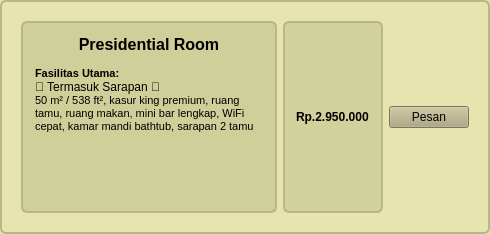
              <widget class="QFrame" name="roomFrame2_4">
               <property name="styleSheet">
                <string notr="true">
                QFrame { background-color: rgb(231,228,176); border: 2px solid rgb(184,182,139); border-radius: 6px; padding: 8px; }
                QLabel#roomTitle2 { font-weight: bold; font-size: 12pt; }
                QLabel#roomDesc2 { font-size: 9pt; }
              </string>
               </property>
               <layout class="QHBoxLayout" name="horizontalLayout_13">
                <item>
                 <layout class="QVBoxLayout" name="roomTextCol2_4"/>
                </item>
                <item>
                 <widget class="QTextEdit" name="textEdit_6">
                  <property name="styleSheet">
                   <string notr="true">background-color: rgb(207, 207, 154);</string>
                  </property>
                  <property name="html">
                   <string>&lt;!DOCTYPE HTML PUBLIC &quot;-//W3C//DTD HTML 4.0//EN&quot; &quot;http://www.w3.org/TR/REC-html40/strict.dtd&quot;&gt;
&lt;html&gt;&lt;head&gt;&lt;meta name=&quot;qrichtext&quot; content=&quot;1&quot; /&gt;&lt;style type=&quot;text/css&quot;&gt;
p, li { white-space: pre-wrap; }
&lt;/style&gt;&lt;/head&gt;&lt;body style=&quot; font-family:'MS Shell Dlg 2'; font-size:8pt; font-weight:400; font-style:normal;&quot;&gt;
&lt;p align=&quot;center&quot; style=&quot; margin-top:0px; margin-bottom:0px; margin-left:0px; margin-right:0px; -qt-block-indent:0; text-indent:0px;&quot;&gt;&lt;span style=&quot; font-size:12pt; font-weight:600;&quot;&gt;Presidential&lt;/span&gt;&lt;span style=&quot; font-size:12pt;&quot;&gt; &lt;/span&gt;&lt;span style=&quot; font-size:12pt; font-weight:600;&quot;&gt;Room&lt;/span&gt;&lt;/p&gt;
&lt;p style=&quot;-qt-paragraph-type:empty; margin-top:0px; margin-bottom:0px; margin-left:0px; margin-right:0px; -qt-block-indent:0; text-indent:0px;&quot;&gt;&lt;br /&gt;&lt;/p&gt;
&lt;p style=&quot; margin-top:0px; margin-bottom:0px; margin-left:0px; margin-right:0px; -qt-block-indent:0; text-indent:0px;&quot;&gt;&lt;span style=&quot; font-weight:600;&quot;&gt;Fasilitas Utama: &lt;/span&gt;&lt;/p&gt;
&lt;p style=&quot; margin-top:0px; margin-bottom:0px; margin-left:0px; margin-right:0px; -qt-block-indent:0; text-indent:0px;&quot;&gt;&lt;span style=&quot; font-family:'Segoe UI'; font-size:9pt;&quot;&gt;🍱 Termasuk Sarapan 🍱&lt;/span&gt;&lt;/p&gt;
&lt;p style=&quot; margin-top:0px; margin-bottom:0px; margin-left:0px; margin-right:0px; -qt-block-indent:0; text-indent:0px;&quot;&gt;50 m² / 538 ft², kasur king premium, ruang tamu, ruang makan, mini bar lengkap, WiFi cepat, kamar mandi bathtub, sarapan 2 tamu&lt;/p&gt;&lt;/body&gt;&lt;/html&gt;</string>
                  </property>
                 </widget>
                </item>
                <item>
                 <widget class="QLabel" name="label_29">
                  <property name="font">
                   <font>
                    <weight>75</weight>
                    <bold>true</bold>
                   </font>
                  </property>
                  <property name="styleSheet">
                   <string notr="true">background-color: rgb(209, 209, 156);</string>
                  </property>
                  <property name="text">
                   <string>Rp.2.950.000</string>
                  </property>
                 </widget>
                </item>
                <item>
                 <widget class="QPushButton" name="btnPrice2_4">
                  <property name="styleSheet">
                   <string notr="true"> color: rgb(0, 0, 0); background-color: rgb(174,167,126)
 </string>
                  </property>
                  <property name="text">
                   <string>Pesan</string>
                  </property>
                 </widget>
                </item>
               </layout>
              </widget>
